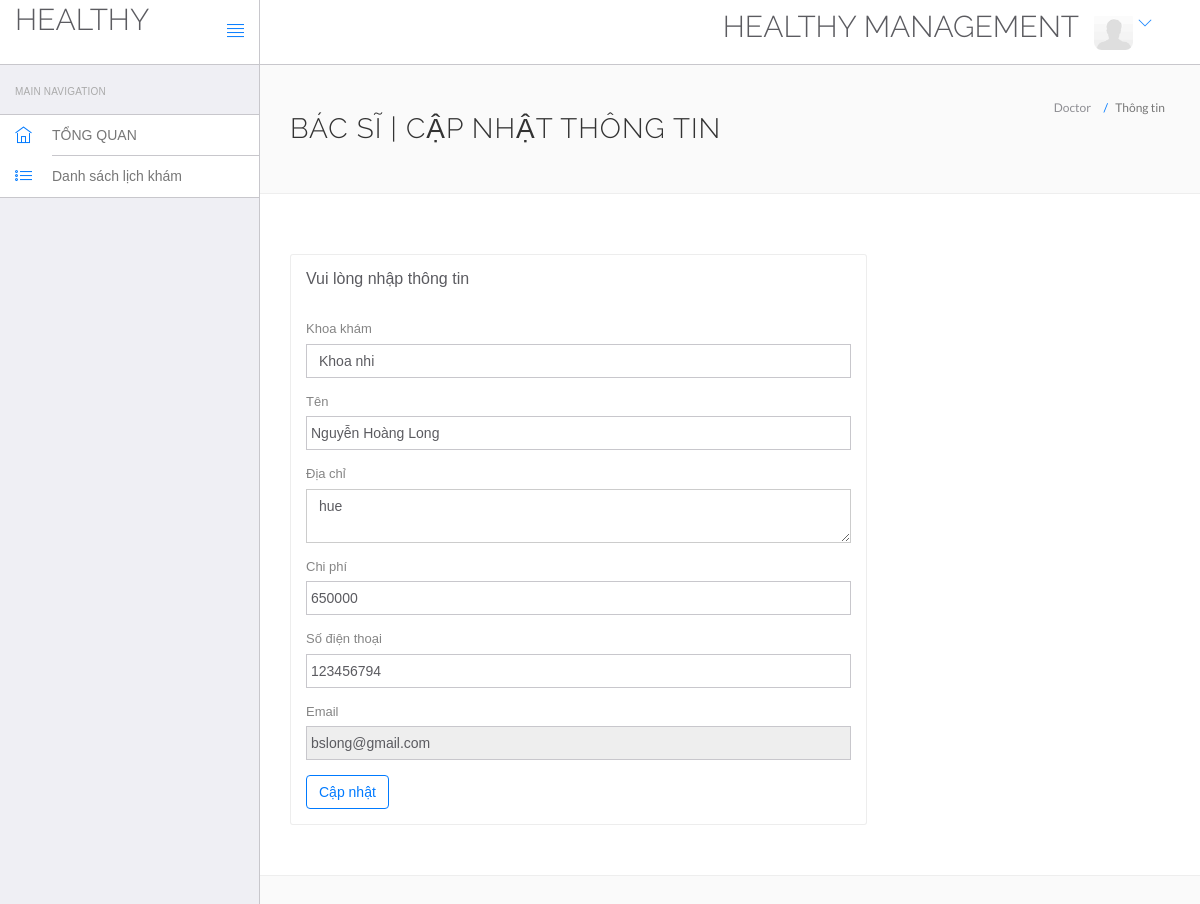
The app's page /hospital/hms/doctor/edit-profile.php (signed in) with its own data.
### tables this page shows
CREATE TABLE `doctors` (
  `id` int(11) NOT NULL,
  `specilization` varchar(255) NOT NULL,
  `doctorName` varchar(255) NOT NULL,
  `address` longtext NOT NULL,
  `docFees` varchar(255) NOT NULL,
  `contactno` bigint(11) NOT NULL,
  `docEmail` varchar(255) NOT NULL,
  `password` varchar(255) NOT NULL,
  `creationDate` timestamp NOT NULL DEFAULT current_timestamp(),
  `updationDate` varchar(255) NOT NULL
);

### hospital/hms/doctor/edit-profile.php (the view, shortened to what this page needs)
<!DOCTYPE html>
<html lang="en">
	<head>
		<link rel="stylesheet" href="vendor/bootstrap/css/bootstrap.min.css">
		<link rel="stylesheet" href="vendor/fontawesome/css/font-awesome.min.css">
		<link rel="stylesheet" href="vendor/themify-icons/themify-icons.min.css">
		<link href="vendor/animate.css/animate.min.css" rel="stylesheet" media="screen">
		<link href="vendor/perfect-scrollbar/perfect-scrollbar.min.css" rel="stylesheet" media="screen">
		<link href="vendor/switchery/switchery.min.css" rel="stylesheet" media="screen">
		<link href="vendor/bootstrap-touchspin/jquery.bootstrap-touchspin.min.css" rel="stylesheet" media="screen">
		<link href="vendor/select2/select2.min.css" rel="stylesheet" media="screen">
		<link href="vendor/bootstrap-datepicker/bootstrap-datepicker3.standalone.min.css" rel="stylesheet" media="screen">
		<link href="vendor/bootstrap-timepicker/bootstrap-timepicker.min.css" rel="stylesheet" media="screen">
		<link rel="stylesheet" href="assets/css/styles.css">
		<link rel="stylesheet" href="assets/css/plugins.css">
		<link rel="stylesheet" href="assets/css/themes/theme-1.css" id="skin_color" />
	</head>
	<body>
		<div id="app">
<?php include('include/sidebar.php');?>
			<div class="app-content">
				<?php include('include/header.php');?>
				<div class="main-content" >
					<div class="wrap-content container" id="container">
						<section id="page-title">
							<div class="row">
								<div class="col-sm-8">
									<h1 class="mainTitle">BÁC SĨ | Cập nhật thông tin</h1>
																	</div>
								<ol class="breadcrumb">
									<li>
										<span>Doctor</span>
									</li>
									<li class="active">
										<span>Thông tin</span>
									</li>
								</ol>
							</div>
						</section>
						<div class="container-fluid container-fullw bg-white">
							<div class="row">
								<div class="col-md-12">
									<div class="row margin-top-30">
										<div class="col-lg-8 col-md-12">
											<div class="panel panel-white">
												<div class="panel-heading">
													<h5 class="panel-title">Vui lòng nhập thông tin</h5>
												</div>
												<div class="panel-body">
									<?php $sql=mysql_query("select * from doctors where docEmail='".$_SESSION['dlogin']."'");
while($data=mysql_fetch_array($sql))
{
?>
													<form role="form" name="adddoc" method="post" onSubmit="return valid();">
														<div class="form-group">
															<label for="DoctorSpecialization">
																Khoa khám
															</label>
							<select name="Doctorspecialization" class="form-control" required="required">
					<option value="<?php echo htmlentities($data['specilization']);?>">
					<?php echo htmlentities($data['specilization']);?></option>
															</select>
														</div>
<div class="form-group">
															<label for="doctorname">
																 Tên
															</label>
	<input type="text" name="docname" class="form-control" value="<?php echo htmlentities($data['doctorName']);?>" >
														</div>
<div class="form-group">
															<label for="address">
																 Địa chỉ
															</label>
					<textarea name="clinicaddress" class="form-control"><?php echo htmlentities($data['address']);?></textarea>
														</div>
<div class="form-group">
															<label for="fess">
																 Chi phí
															</label>
		<input type="text" name="docfees" class="form-control" required="required"  value="<?php echo htmlentities($data['docFees']);?>" >
														</div>
<div class="form-group">
									<label for="fess">
																 Số điện thoại
															</label>
					<input type="text" name="doccontact" class="form-control" required="required"  value="<?php echo htmlentities($data['contactno']);?>">
														</div>
<div class="form-group">
									<label for="fess">
																 Email
															</label>
					<input type="email" name="docemail" class="form-control"  readonly="readonly"  value="<?php echo htmlentities($data['docEmail']);?>">
														</div>
														<?php } ?>
														<button type="submit" name="submit" class="btn btn-o btn-primary">
															Cập nhật
														</button>
													</form>
												</div>
											</div>
										</div>
											</div>
										</div>
								</div>
					</div>
				</div>
			</div>
		</div>
	</body>
</html>

### hospital/hms/doctor/assets/css/themes/theme-1.css (style rules this page uses)
body { background: #FAFAFA; }

### records on screen
doctors: Doctorspecialization "Khoa nhi", docname "Nguyễn Hoàng Long", clinicaddress "hue", docfees "650000", doccontact "123456794", docemail "bslong@gmail.com"
